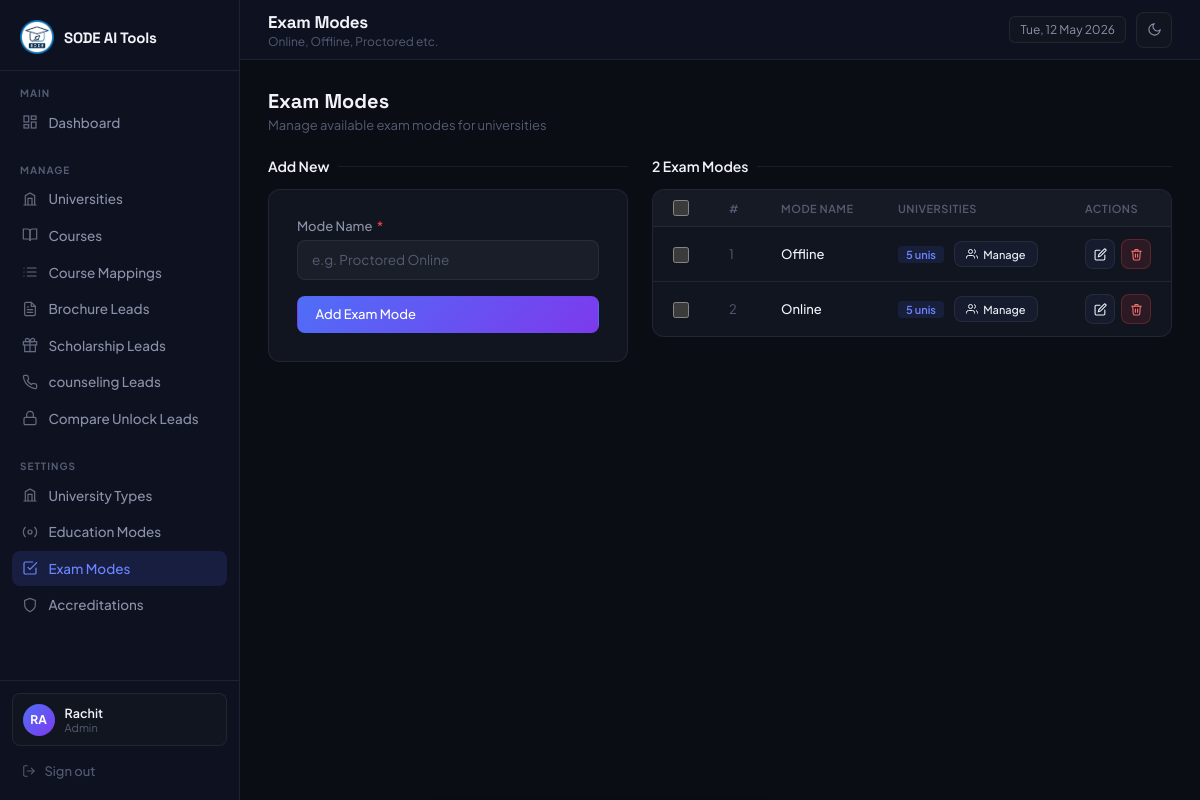
The page /admin/masters/exam_modes.php (signed in) on the database its author committed.
### tables this page shows
CREATE TABLE `exam_modes` (
  `id` tinyint(3) UNSIGNED NOT NULL,
  `mode_name` varchar(100) NOT NULL
);

### includes/helpers.php (called while the page is built, shortened)
<?php
function e(mixed $val): string {
    return htmlspecialchars((string)$val, ENT_QUOTES, 'UTF-8');
}

### admin/masters/exam_modes.php (the view, shortened to what this page needs)
<?php
require_once '../../includes/db.php';
require_once '../../includes/helpers.php';
$edit_item = null;
$all = $pdo->query("SELECT m.*, COUNT(um.university_id) as usage_count
    FROM exam_modes m LEFT JOIN university_exam_modes um ON um.exam_mode_id=m.id
    GROUP BY m.id ORDER BY m.mode_name ASC")->fetchAll();
?>
<!DOCTYPE html>
<html lang="en">
<head>
</head>
<body>
  <?php require_once __DIR__ . '/../includes/sidebar.php'; ?>
  <main class="main">
    <?php require_once __DIR__ . '/../includes/topbar.php'; ?>
    <div class="content">
      <div class="page-header">
        <div>
          <h3>Exam Modes</h3>
          <p>Manage available exam modes for universities</p>
        </div>
      </div>
      <div class="master-wrap">
        <div>
          <?php if (!$edit_item): ?>
            <div class="section-title">Add New</div>
            <div class="form-card">
              <form method="POST">
                <div class="form-group" style="margin-bottom:1rem;">
                  <label>Mode Name <span class="req">*</span></label>
                  <input type="text" name="name" class="form-control" placeholder="e.g. Proctored Online"
                    value="<?= e($_POST['name'] ?? '') ?>" autofocus>
                </div>
                <button type="submit" class="btn btn-primary" style="width:100%;">Add Exam Mode</button>
              </form>
            </div>
          <?php endif; ?>
        </div>
        <div>
          <div class="section-title"><?= count($all) ?> Exam Modes</div>
          <div class="panel">
            <table>
              <thead>
                <tr>
                  <th style="width:40px;"><input type="checkbox" class="bulk-cb" id="bulkSelectAll" title="Select All"></th>
                  <th>#</th>
                  <th>Mode Name</th>
                  <th>Universities</th>
                  <th style="width:100px;">Actions</th>
                </tr>
              </thead>
              <tbody>
                <?php if ($all):
                  foreach ($all as $i => $m): ?>
                    <tr data-ba-row-id="<?= $m['id'] ?>" data-ba-module="exam_modes">
                      <td><input type="checkbox" class="bulk-cb bulk-row-cb" value="<?= $m['id'] ?>"></td>
                      <td style="color:var(--text-s);"><?= $i + 1 ?></td>
                      <td><span class="cell-name"><?= e($m['mode_name']) ?></span></td>
                      <td>
                        <div class="ba-trigger-cell">
                          <?= $m['usage_count'] > 0
                            ? '<span class="usage-badge ba-usage-badge">' . $m['usage_count'] . ' uni' . ($m['usage_count'] > 1 ? 's' : '') . '</span>'
                            : '<span style="color:var(--text-s);font-size:12px;" class="ba-none-text">None</span>' ?>
                          <button type="button" class="btn btn-secondary btn-sm ba-manage-btn"
                            onclick="openBulkModal('exam_modes', <?= $m['id'] ?>, <?= htmlspecialchars(json_encode($m['mode_name']), ENT_QUOTES) ?>)"
                            title="Manage universities">
                            <svg width="12" height="12" viewBox="0 0 24 24" fill="none" stroke="currentColor" stroke-width="2"><path d="M17 21v-2a4 4 0 0 0-4-4H5a4 4 0 0 0-4 4v2"/><circle cx="9" cy="7" r="4"/><path d="M23 21v-2a4 4 0 0 0-3-3.87"/><path d="M16 3.13a4 4 0 0 1 0 7.75"/></svg>
                            Manage
                          </button>
                        </div>
                      </td>
                      <td>
                        <div class="action-col">
                          <a href="?edit=<?= $m['id'] ?>" class="btn btn-secondary btn-sm btn-icon" title="Edit">
                            <svg width="13" height="13" viewBox="0 0 24 24" fill="none" stroke="currentColor"
                              stroke-width="2" stroke-linecap="round">
                              <path d="M11 4H4a2 2 0 0 0-2 2v14a2 2 0 0 0 2 2h14a2 2 0 0 0 2-2v-7" />
                              <path d="M18.5 2.5a2.121 2.121 0 0 1 3 3L12 15l-4 1 1-4 9.5-9.5z" />
                            </svg>
                          </a>
                          <form method="POST" style="display:inline;">
                            <button type="button" class="btn btn-danger btn-sm btn-icon" title="Delete"
                              data-confirm="Delete '<?= e($m['mode_name']) ?>'?">
                              <svg width="13" height="13" viewBox="0 0 24 24" fill="none" stroke="currentColor"
                                stroke-width="2" stroke-linecap="round">
                                <polyline points="3 6 5 6 21 6" />
                                <path d="M19 6l-1 14a2 2 0 0 1-2 2H8a2 2 0 0 1-2-2L5 6" />
                                <path d="M10 11v6M14 11v6" />
                                <path d="M9 6V4a1 1 0 0 1 1-1h4a1 1 0 0 1 1 1v2" />
                              </svg>
                            </button>
                          </form>
                        </div>
                      </td>
                    </tr>
                  <?php endforeach; endif; ?>
              </tbody>
            </table>
          </div>
        </div>
      </div>
    </div>
  </main>
</body>
</html>

### admin/includes/layout_head.php (style rules this page uses)
*, *::before, *::after { box-sizing: border-box; margin: 0; padding: 0; }
:root { color-scheme: dark; --bg: #0a0d14; --sidebar: #0e1120; --surface: #111520; --surface-h: #161b2e; --border: rgba(255, 255, 255, 0.07); --border-h: rgba(255, 255, 255, 0.13); --accent: #4f6ef7; --accent-h: #6b85ff; --accent-g: #7c3aed; --text: #f1f3f9; --text-m: #8b92a8; --text-s: #545c72; --success: #22c55e; --warning: #f59e0b; --danger: #ef4444; --radius: 12px; --radius-sm: 8px; --sidebar-w: 240px; }
body { font-family: 'Plus Jakarta Sans', sans-serif; background: var(--bg); color: var(--text); display: flex; min-height: 100vh; font-size: 14px; transition: background 0.2s, color 0.2s; overflow-x: hidden; }
.main { margin-left: var(--sidebar-w); flex: 1; display: flex; flex-direction: column; min-height: 100vh; min-width: 0; }
.content { padding: 1.75rem; flex: 1; min-width: 0; max-width: 100%; overflow-x: hidden; }
.section-title { font-size: 14px; font-weight: 600; color: var(--text); margin-bottom: 0.875rem; display: flex; align-items: center; gap: 8px; }
.section-title::after { content: ''; flex: 1; height: 1px; background: var(--border); }
.panel { background: var(--surface); border: 1px solid var(--border); border-radius: var(--radius); overflow: hidden; }
table { width: 100%; border-collapse: collapse; }
table th { padding: 0.625rem 1.25rem; font-size: 11px; font-weight: 600; letter-spacing: 0.5px; text-transform: uppercase; color: var(--text-s); text-align: left; border-bottom: 1px solid var(--border); background: rgba(255, 255, 255, 0.02); }
table td { padding: 0.75rem 1.25rem; font-size: 13px; border-bottom: 1px solid var(--border); color: var(--text-m); }
table tr:last-child td { border-bottom: none; }
table td .cell-name { color: var(--text); font-weight: 500; }
.form-card { background: var(--surface); border: 1px solid var(--border); border-radius: var(--radius); padding: 1.75rem; }
.form-group { display: flex; flex-direction: column; gap: 6px; }
.form-group label { font-size: 13px; font-weight: 500; color: var(--text-m); }
.form-group label span.req { color: var(--danger); margin-left: 2px; }
.form-control { width: 100%; background: rgba(255, 255, 255, 0.04); border: 1px solid var(--border); border-radius: var(--radius-sm); padding: 0.65rem 0.875rem; font-size: 13.5px; font-family: inherit; color: var(--text); transition: border-color 0.2s, box-shadow 0.2s; outline: none; }
.form-control::placeholder { color: var(--text-s); }
.btn { display: inline-flex; align-items: center; gap: 7px; padding: 0.6rem 1.1rem; border-radius: var(--radius-sm); font-size: 13px; font-weight: 500; font-family: inherit; cursor: pointer; transition: opacity 0.2s, transform 0.15s, background 0.15s; text-decoration: none; border: 1px solid transparent; }
.btn-primary { background: linear-gradient(135deg, var(--accent) 0%, var(--accent-g) 100%); color: #fff; border-color: transparent; }
.btn-secondary { background: var(--surface-h); color: var(--text); border-color: var(--border); }
.btn-danger { background: rgba(239, 68, 68, 0.12); color: #f87171; border-color: rgba(239, 68, 68, 0.25); }
.btn-sm { padding: 0.35rem 0.7rem; font-size: 12px; }
.btn-icon { padding: 0.4rem; width: 30px; height: 30px; justify-content: center; }
.page-header { display: flex; align-items: center; justify-content: space-between; margin-bottom: 1.5rem; }
.page-header h3 { font-family: 'Space Grotesk', sans-serif; font-size: 20px; font-weight: 700; }
.page-header p { font-size: 13px; color: var(--text-s); margin-top: 3px; }
.action-col { display: flex; gap: 6px; align-items: center; }
.bulk-cb { width: 16px; height: 16px; accent-color: var(--accent); cursor: pointer; vertical-align: middle; }

### admin/masters/exam_modes.php (style rules this page uses)
.master-wrap { display: grid; grid-template-columns: 360px 1fr; gap: 1.5rem; align-items: start; }
.usage-badge { display: inline-block; padding: 2px 8px; border-radius: 4px; font-size: 11px; font-weight: 600; background: rgba(79, 110, 247, 0.12); color: var(--accent-h); }
.ba-trigger-cell { display:flex; align-items:center; gap:10px; flex-wrap:wrap; }
.ba-manage-btn { font-size:11px !important; gap:5px; }

### rows shown on the page
exam_modes: mode_name "Offline", usage_count "5"
exam_modes: mode_name "Online", usage_count "5"

### other values the page prints
substr($_SESSION['admin_name'], 0, 2) "RA"
$_SESSION['admin_name'] "Rachit"
$_SESSION['admin_role'] "Admin"
$page_title "Exam Modes"
$page_subtitle "Online, Offline, Proctored etc."
count($all) "2"
